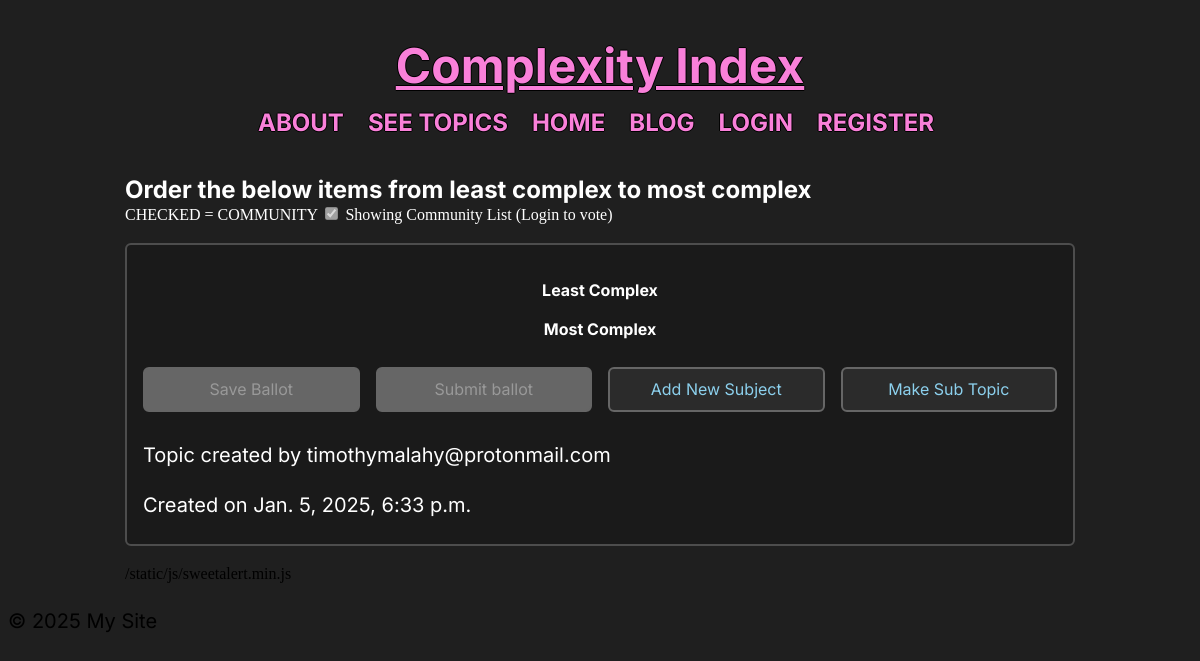
The page /polls/topic-detail/16/ on the database its author committed.
### user_app/models.py (models this page shows, shortened)
class CustomUser(AbstractBaseUser, PermissionsMixin):
    email = models.EmailField(_("email address"), unique=True)
    first_name = models.CharField(_("first name"), max_length=255, blank=True, null=True)
    last_name = models.CharField(_("last name"), max_length=255, blank=True, null=True)
    is_active = models.BooleanField(_("active"), default=True)
    is_staff = models.BooleanField(_("staff status"), default=False)
    is_superuser = models.BooleanField(_("superuser status"), default=False)
    date_joined = models.DateTimeField(_("date joined"), auto_now_add=True)
    is_verified = models.BooleanField(_("verified"), default=False)
    verification_token = models.CharField(
        _("verification token"), max_length=64, blank=True, null=True
    )
    token_expiration = models.DateTimeField(_("token expiration"), blank=True, null=True)
    objects = CustomUserManager()
    USERNAME_FIELD = "email"
    REQUIRED_FIELDS = []

### polls/models.py (models this page shows, shortened)
class Topic(models.Model):
    class Meta:
        constraints = [
            models.UniqueConstraint(
                fields=["topic_text", "owner"],
                name="unique_topic_text_owner",
                condition=models.Q(topic_text__iexact=models.F("topic_text")),
            )
        ]
    topic_text = models.CharField(max_length=200)
    pub_date = models.DateTimeField("date published")
    reference_link = models.URLField(max_length=250, blank=True, null=True)
    publicly_visible = models.BooleanField(
        default=False, help_text="Should this topic be visible to all users?"
    )
    publicly_votable = models.BooleanField(
        default=False, help_text="Should this topic be votable by all users?"
    )
    public_new_subjects = models.BooleanField(
        default=False, help_text="Should this topic allow new subjects to be added by all users?"
    )
    owner = models.ForeignKey(
        CustomUser, on_delete=models.CASCADE, related_name="owner", blank=True, null=True
    )

### polls/views.py (the view)
# urls.py: path("topic-detail/<int:topic_id>/", views.topic_detail, name="topic_detail"),
def topic_detail(request, topic_id):
    context = {}
    user = request.user
    if user.is_anonymous:
        context["anonymous"] = True
    context["subjects"] = Subject.objects.filter(topic=topic_id).prefetch_related(
        "subjectlinks_set"
    )
    try:
        context["topic_owner"] = TopicOwner.objects.get(topic=topic_id).user.email
    except TopicOwner.DoesNotExist:
        context["topic_owner"] = "Unknown"
    context["topic"] = Topic.objects.get(id=topic_id)
    return render(request, "polls/topic-detail.html", context=context)

### polls/templates/polls/topic-detail.html (shortened to what this page needs)
{% extends "base.html" %}
{% load static %}
{% block extrahead %}
    <link rel="stylesheet" href="{% static 'css/polls/topic-detail.css' %}">
{% endblock %}
{% block content %}
    <h2 tabindex="0" >Order the below items from least complex to most complex</h2>
    {% if user.is_authenticated %}
        <label for="switch" class="gui-switch" style="color:white;">
            CHECKED = COMMUNITY
            <input type="checkbox" role="switch" id="switch"
            name="is-community-list"
            hx-get="{% url 'polls:load_subjects' %}"
            hx-trigger='load, confirmed'
            hx-swap="innerHTML"
            hx-target="#poll-form"
            hx-vals='{"topic":"{{topic.id}}"}'
            onClick="showSwapAlert()"
            >
            <span class="slider round"></span>
        </label>
      {% else %}
        <label for="switch" class="gui-switch" style="color:white;">
            CHECKED = COMMUNITY
            <input type="checkbox" role="switch" id="switch" disabled
            checked
            name="is-community-list"
            hx-get="{% url 'polls:load_subjects' %}"
            hx-trigger='load, confirmed'
            hx-swap="innerHTML"
            hx-target="#poll-form"
            hx-vals='{"topic":"{{topic.id}}"}'
            onClick="showSwapAlert()"
            >
            Showing Community List (Login to vote)
        </label>
    {% endif %}
    <div class="ballot inner-container" id="ballot">
        <div class="ballot__header">
            <h4 tabindex="0" class="ballot__header__label">Least Complex</h4>
        </div>
        <div class="ballot__footer">
            <h4 class="ballot__footer__label">Most Complex</h4>
            <div id="ballot-status">
            </div>
            <div class="ballot__controls">
                <button type="button"
                name="save-ballot-btn"
                class="button"
                {% if not user.is_authenticated %} disabled {% endif %}
                hx-post="{% url 'polls:sort_subjects' %}"
                hx-target="this"
                hx-swap="none"
                hx-include="#poll-form"
                >
                    Save Ballot
                </button>
                <button type="button"
                class="button"
                name="submit-ballot-btn"
                {% if not user.is_authenticated  %} disabled {% endif %}
                hx-post="{% url 'polls:sort_subjects' %}"
                hx-target="this"
                hx-swap="none"
                hx-include="#poll-form"
                >
                    Submit ballot
                </button>
                <button
                    type="button"
                    class="button open-modal"
                    id="new-subject"
                    hx-get="{% url 'polls:render_modal' %}"
                    hx-target="#modal-content"
                    >
                    Add New Subject
                </button>
                <button type="button"
                    class="button open-modal"
                    id="new-topic"
                    hx-get="{% url 'polls:render_modal' %}"
                    hx-target="#modal-content">
                    Make Sub Topic
                </button>
            </div>
            <div class="ballot-details">
                <p>Topic created by {{ topic_owner }}</p>
                <p>Created on {{ topic.pub_date }}</p>
            </div>
        </div>
    </div>
    {% static 'js/sweetalert.min.js' %}
{% endblock %}

### static/css/styles.css (style rules this page uses)
:root { --font-family: "Inter", "Arial", sans-serif; --font-weight-strong: 600; --font-size-h1: 3rem; --font-size-h2: 1.5rem; --font-size-h3: 1.6rem; --font-size-h4: 1.35rem; --font-size-text: 1.25rem; --border-radius: 0; --brand-color-dark: hsl(316, 71%, 74%); --brand-color-dark-intense: hsl(316, 91%, 74%); --brand-color-dark-subtle: hsl(316, 31%, 74%); --accent-color-dark-intense: hsl(198, 93%, 74%); --accent-color-dark: hsl(198, 73%, 74%); --accent-color-dark-subtle: hsl(198, 33%, 74%); --container-background-color-dark: hsl(0, 0%, 20%); --container-border-color-dark: hsl(0, 0%, 40%) 2px solid; --container-border-radius-dark: 6px; --quote-background-color: hsl(197, 9%, 45%); }
*, *::before, *::after { box-sizing: border-box; }
html { -moz-text-size-adjust: none; -webkit-text-size-adjust: none; text-size-adjust: none; }
body, h1, h2, h3, h4, p, figure, blockquote, dl, dd { margin-block-end: 0; }
body { min-height: 100vh; line-height: 1.5; }
h1, h2, h3, h4, button, input, label { line-height: 1.1; }
h1, h2, h3, h4 { text-wrap: balance; }
input, button, textarea, select { font-family: inherit; font-size: inherit; }
body { min-height: 100vh; font-size: 100%; line-height: 1.5; text-rendering: optimizeSpeed; overflow-x: hidden; background: hsl(0, 0%, 12%); }
h1, h2, h3, h4 { font-family: var(--font-family); font-weight: 700; color: hsl(0, 0%, 100%); }
p { font-family: var(--font-family); font-weight: 400; font-size: var(--font-size-text); line-height: 1.5; }

### static/css/polls/topic-detail.css (style rules this page uses)
.inner-container { padding: 1rem; gap: 1rem; margin: 1rem 0; background-color: hsl(0, 0%, 10%); border: hsl(0, 0%, 30%) 2px solid; border-radius: 6px; }
.ballot { color: white; font-size: 1rem; font-family: var(--font-family); }
.ballot h4 { display: flex; justify-content: center; width: 100%; }
.ballot__footer { margin-bottom: 0.5rem; display: flex; flex-direction: column; }
.ballot__controls { margin: 0.5rem 0; --min: 15ch; --gap: 1rem; display: grid; grid-gap: var(--gap); grid-template-columns: repeat(auto-fit, minmax(min(100%, var(--min)), 1fr)); }
.button { background-color: hsl(0, 0%, 17%); color: var(--accent-color-dark); border: hsl(0, 0%, 40%) 2px solid; border-radius: 6px; padding: 0.75rem; text-decoration: none; text-align: center; }
.button:disabled { background-color: hsl(0, 0%, 40%); color: hsl(0, 0%, 60%); cursor: not-allowed; }

### rows shown on the page
CustomUser: email "timothymalahy@protonmail.com"
Topic: pub_date "Jan. 5, 2025, 6:33 p.m."
